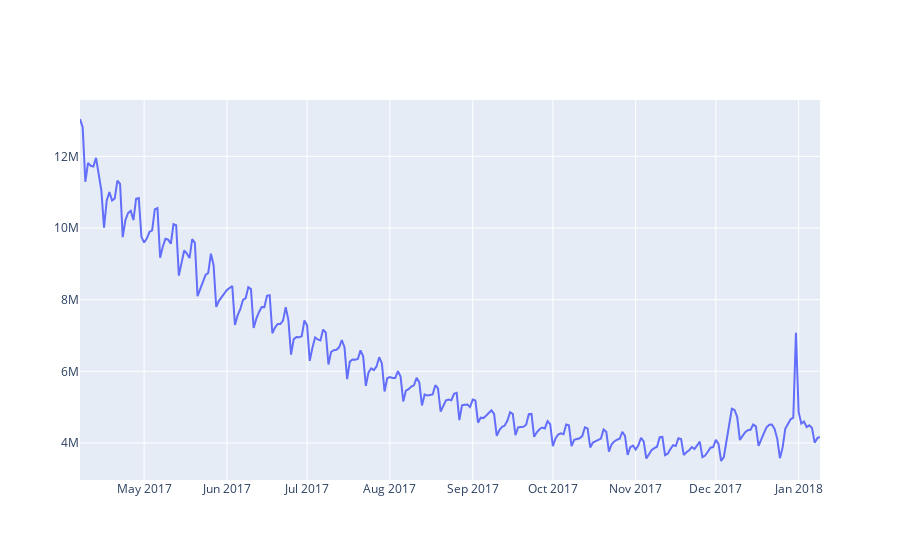

The notebook cell saved with this chart:
### Code cell
plot.show()

### Figure 1 — Plotly figure (JSON) as saved in the notebook; plotly's stock layout.template omitted (floating-point values rounded to 4 significant figures; data arrays with more than 128 entries replaced by an {"elided": "..."} marker saying what was removed)
{"data": [{"type": "scatter", "x": {"elided": "275 str values"}, "y": {"elided": "275 int values"}}], "layout": {}}
